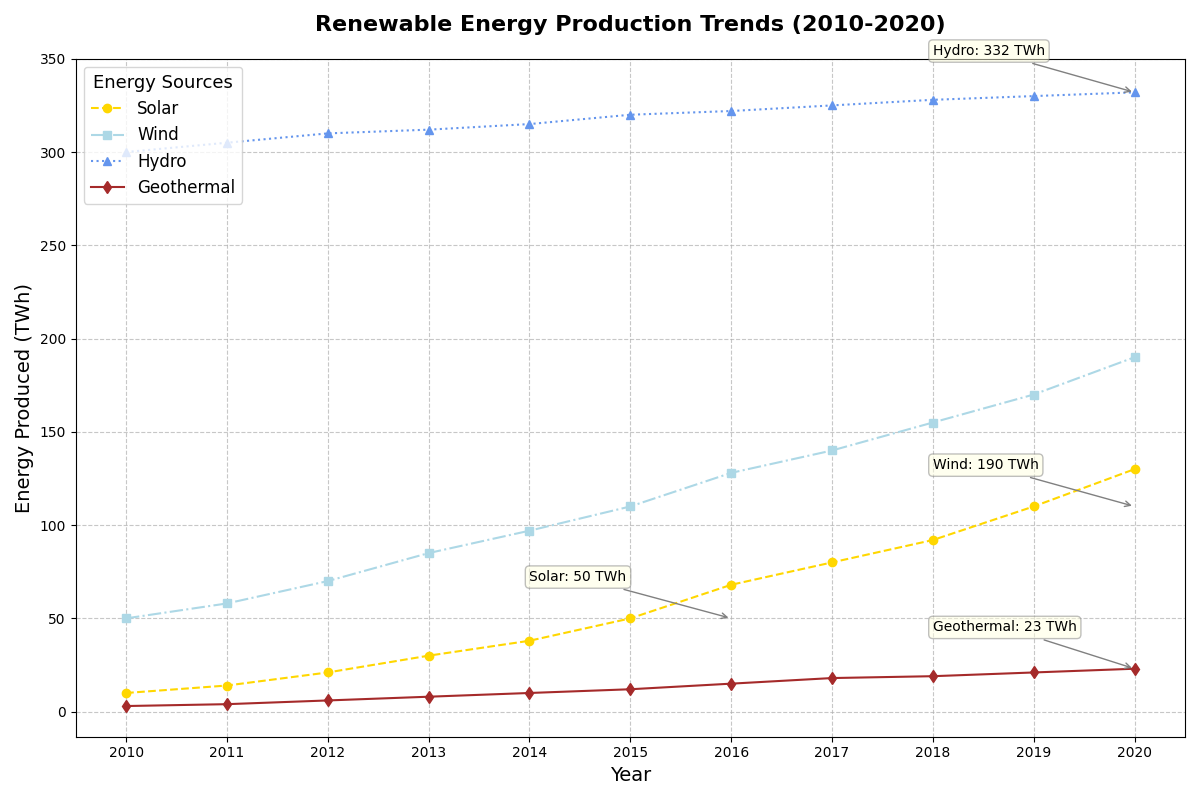

Python code for this plot:
import matplotlib.pyplot as plt
import numpy as np

# Backstory: 
# The chart depicts the yearly trends in renewable energy output for different types of renewable sources 
# from 2010 to 2020, illustrating the growth of solar, wind, hydro, and geothermal energy production.

# Define the years from 2010 to 2020
years = np.arange(2010, 2021)

# Fictional data for energy production in Terawatt-hours (TWh)
solar = [10, 14, 21, 30, 38, 50, 68, 80, 92, 110, 130]
wind = [50, 58, 70, 85, 97, 110, 128, 140, 155, 170, 190]
hydro = [300, 305, 310, 312, 315, 320, 322, 325, 328, 330, 332]
geothermal = [3, 4, 6, 8, 10, 12, 15, 18, 19, 21, 23]

# Create a Matplotlib figure and axis
fig, ax = plt.subplots(figsize=(12, 8))

# Plot line charts for each renewable energy source
ax.plot(years, solar, label='Solar', color='gold', marker='o', linestyle='--')
ax.plot(years, wind, label='Wind', color='lightblue', marker='s', linestyle='-.')
ax.plot(years, hydro, label='Hydro', color='cornflowerblue', marker='^', linestyle=':')
ax.plot(years, geothermal, label='Geothermal', color='brown', marker='d', linestyle='-')

# Adding titles and labels
ax.set_title('Renewable Energy Production Trends (2010-2020)', fontsize=16, fontweight='bold', pad=20)
ax.set_xlabel('Year', fontsize=14)
ax.set_ylabel('Energy Produced (TWh)', fontsize=14)
ax.set_xticks(years)
ax.set_yticks(np.arange(0, 400, 50))

# Adding a legend
ax.legend(title='Energy Sources', fontsize=12, title_fontsize=13, loc='upper left')

# Adding annotations for significant milestones
annotations = [
    (2016, 50, 'Solar: 50 TWh'),
    (2020, 110, 'Wind: 190 TWh'),
    (2020, 332, 'Hydro: 332 TWh'),
    (2020, 23, 'Geothermal: 23 TWh')
]
for (year, output, text) in annotations:
    ax.annotate(text, xy=(year, output), xytext=(year - 2, output + 20),
                arrowprops=dict(arrowstyle='->', connectionstyle='arc3', color='gray'),
                fontsize=10, bbox=dict(boxstyle="round,pad=0.3", edgecolor='gray', facecolor='lightyellow', alpha=0.5))

# Display gridlines
ax.grid(linestyle='--', alpha=0.7)

# Automatically adjust the layout to prevent overlap
plt.tight_layout()

# Display the plot
plt.show()
